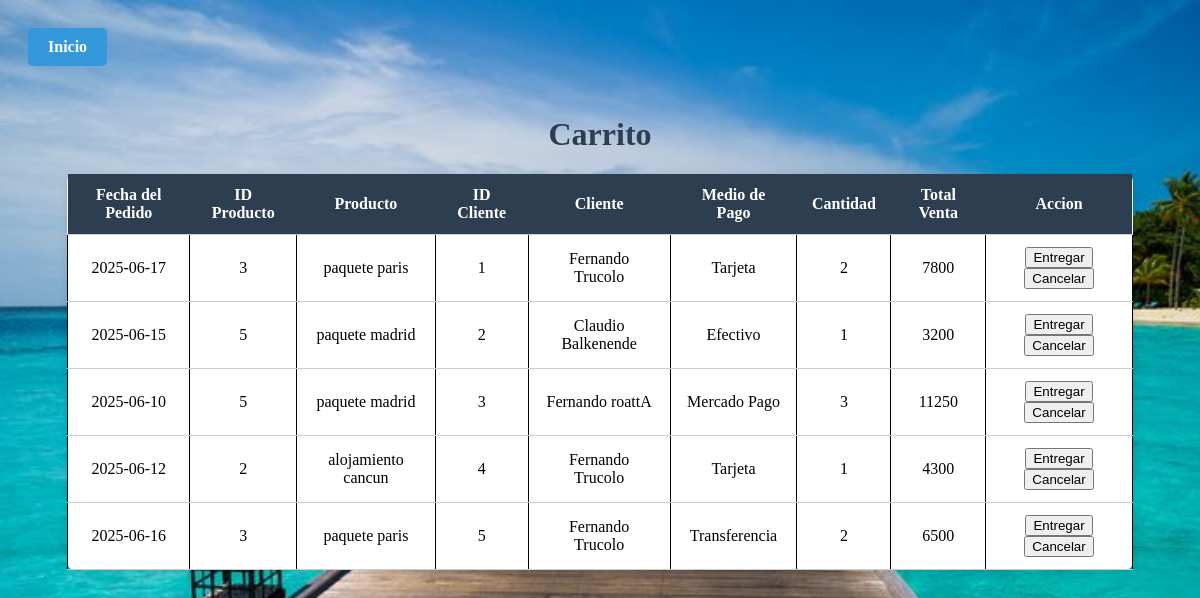
Page /carrito.php on the committed database.
### tables this page shows
CREATE TABLE `pedido` (
  `ID_pedido` int(11) NOT NULL,
  `ID_producto` int(11) NOT NULL,
  `ID_cliente` int(11) NOT NULL,
  `Cantidad` int(11) NOT NULL,
  `Medio_pago` varchar(30) NOT NULL,
  `fecha_pedido` date NOT NULL,
  `Total_venta` int(11) NOT NULL
);

CREATE TABLE `productos` (
  `ID_producto` int(11) NOT NULL,
  `Nombre` varchar(50) NOT NULL,
  `Calificacion` varchar(50) NOT NULL,
  `Cantidad` int(11) NOT NULL,
  `Precio` decimal(10,2) NOT NULL
);

CREATE TABLE `cliente` (
  `ID_cliente` int(11) NOT NULL,
  `Nombre` varchar(20) NOT NULL,
  `Apellido` varchar(20) NOT NULL,
  `Telefono` int(11) NOT NULL,
  `Codigo_postal` int(10) NOT NULL,
  `Localidad` varchar(50) NOT NULL,
  `Email` varchar(50) NOT NULL,
  `Contraseña` varchar(50) NOT NULL CHECK (`Contraseña` regexp cast('^(?=.*[a-z])(?=.*[A-Z])(?=.*[0-9]).{8,}$' as char)),
  `Usuario` varchar(10) NOT NULL
);

### carrito.php (the view, shortened to what this page needs)
<!DOCTYPE html>
<html lang="en">
<head>
    <link rel="stylesheet" href="styles/carrito.css">
</head>
<body>
    <a href="index.html">Inicio</a>
    <h1>Carrito</h1>
<?php
    $conexion = new mysqli("localhost", "root", "", "turismo");
$sql = 'SELECT pe.fecha_pedido, p.ID_producto, p.Nombre AS nombre_producto, c.ID_cliente,
        CONCAT(c.Nombre, " ", c.Apellido) AS nombre_cliente, pe.Medio_pago, pe.Cantidad, pe.Total_venta
        FROM pedido pe
        INNER JOIN productos p ON p.ID_producto = pe.ID_producto
        INNER JOIN cliente c ON c.ID_cliente = pe.ID_cliente';
    $resultado = $conexion->query($sql);
    if ($resultado && $resultado->num_rows > 0) {
        echo "<table class='table table-striped table-dark'>
                <thead>
                    <tr>
                        <th>Fecha del Pedido</th>
                        <th>ID Producto</th>
                        <th>Producto</th>
                        <th>ID Cliente</th>
                        <th>Cliente</th>
                        <th>Medio de Pago</th>
                        <th>Cantidad</th>
                        <th>Total Venta</th>
                        <th>Accion</th>
                    </tr>
                </thead>
                <tbody>";
        while ($fila = $resultado->fetch_assoc()) {
            echo "<tr>
                    <td>{$fila['fecha_pedido']}</td>
                    <td>{$fila['ID_producto']}</td>
                    <td>{$fila['nombre_producto']}</td>
                    <td>{$fila['ID_cliente']}</td>
                    <td>{$fila['nombre_cliente']}</td>
                    <td>{$fila['Medio_pago']}</td>
                    <td>{$fila['Cantidad']}</td>
                    <td>{$fila['Total_venta']}</td>
                    <td>
                        <form method='POST' style='display:inline;'>
                            <input type='hidden' name='id_producto' value='{$fila['ID_producto']}'>
                            <input type='hidden' name='ID_cliente' value='{$fila['ID_cliente']}'>
                            <input type='hidden' name='fecha_pedido' value='{$fila['fecha_pedido']}'>
                            <button type='submit' name='accion' value='entregar'>Entregar</button>
                        </form>
                        <form method='POST' style='display:inline;'>
                            <input type='hidden' name='id_producto' value='{$fila['ID_producto']}'>
                            <input type='hidden' name='ID_cliente' value='{$fila['ID_cliente']}'>
                            <input type='hidden' name='fecha_pedido' value='{$fila['fecha_pedido']}'>
                            <button type='submit' name='accion' value='cancelar'>Cancelar</button>
                        </form>
                    </td>
                  </tr>";
        }
        echo "</tbody></table>";
    } else {
        echo "<div class='alert alert-warning'>No hay registros de ventas.</div>";
    }
?>
</body>
</html>

### styles/carrito.css (style rules this page uses)
body { background-image: url('imagenes/Paisaje1.jpg'); background-size: cover; background-position: center; background-attachment: fixed; background-repeat: no-repeat; position: relative; overflow: auto; }
td { border-color: black; border: 1px solid; }
h1 { text-align: center; color: #2c3e50; margin-top: 30px; }
a[href="index.html"] { display: inline-block; margin: 20px; padding: 10px 20px; background-color: #3498db; color: white; text-decoration: none; border-radius: 5px; font-weight: bold; }
table { width: 90%; margin: 0 auto 40px auto; border-collapse: collapse; background-color: white; box-shadow: 0 2px 8px rgba(0,0,0,0.1); border-radius: 8px; overflow: auto; }
th, td { padding: 12px 15px; text-align: center; border-bottom: 1px solid #ccc; }
thead { background-color: #2c3e50; color: white; }

### rows in the picture
pedido: fecha_pedido "2025-06-17", ID_producto.ID_producto "3", ID_producto.Nombre "paquete paris", ID_cliente.ID_cliente "1", nombre_cliente "Fernando Trucolo", Medio_pago "Tarjeta", Cantidad "2", Total_venta "7800"
pedido: fecha_pedido "2025-06-15", ID_producto.ID_producto "5", ID_producto.Nombre "paquete madrid", ID_cliente.ID_cliente "2", nombre_cliente "Claudio Balkenende", Medio_pago "Efectivo", Cantidad "1", Total_venta "3200"
pedido: fecha_pedido "2025-06-10", ID_producto.ID_producto "5", ID_producto.Nombre "paquete madrid", ID_cliente.ID_cliente "3", nombre_cliente "Fernando roattA", Medio_pago "Mercado Pago", Cantidad "3", Total_venta "11250"
pedido: fecha_pedido "2025-06-12", ID_producto.ID_producto "2", ID_producto.Nombre "alojamiento cancun", ID_cliente.ID_cliente "4", nombre_cliente "Fernando Trucolo", Medio_pago "Tarjeta", Cantidad "1", Total_venta "4300"
pedido: fecha_pedido "2025-06-16", ID_producto.ID_producto "3", ID_producto.Nombre "paquete paris", ID_cliente.ID_cliente "5", nombre_cliente "Fernando Trucolo", Medio_pago "Transferencia", Cantidad "2", Total_venta "6500"
